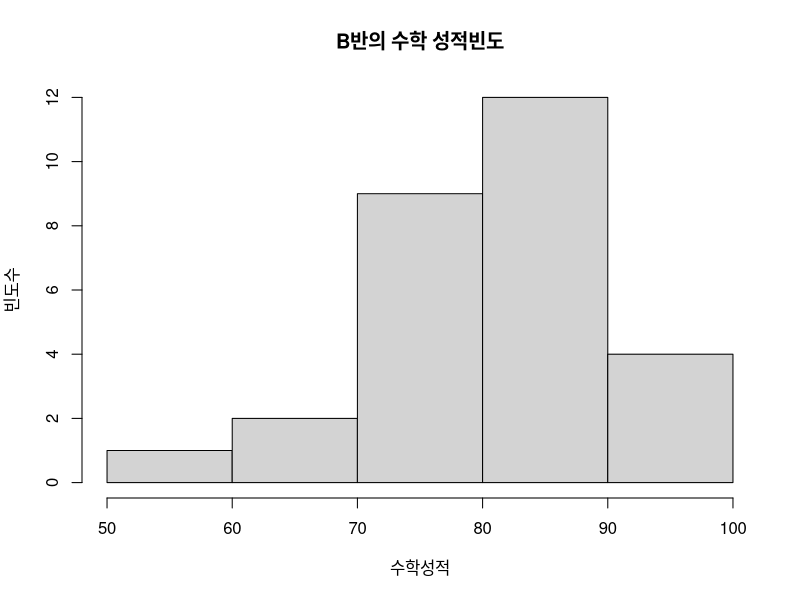

Generate this figure with R:
## ---- chunk 1
math_score = c(88, 86, 92, 65, 72, 75, 81, 84, 85, 93, 99, 50, 78, 80, 86, 76, 74, 95, 81, 87, 90, 72, 76, 61, 85, 84, 78, 83)
hist(math_score, breaks=5, main="B반의 수학 성적빈도", xlab= "수학성적", ylab="빈도수")
